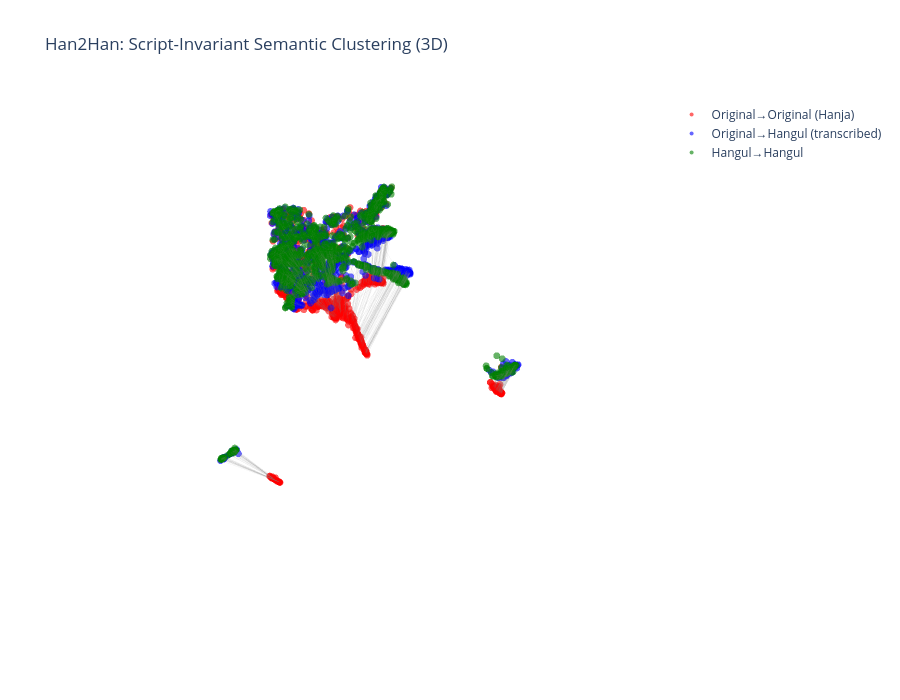

Notebook code cell kept with this figure:
### Markdown cell above
### 3D

### Code cell
import plotly.graph_objects as go

# fit UMAP on all data together (shared embedding space) - 3D
reducer = umap.UMAP(
    n_components=3,
    random_state=202,
    n_neighbors=30,
    min_dist=0.1,
    metric='cosine',
    spread=0.5,
    init='random'
)
all_3d = reducer.fit_transform(all_embs)

# split back into the three conditions
embs_o_o_3d = all_3d[:len(embs_o_o)]
embs_o_h_3d = all_3d[len(embs_o_o):len(embs_o_o) + len(embs_o_h)]
embs_h_h_3d = all_3d[len(embs_o_o) + len(embs_o_h):]

# create plotly figure
fig = go.Figure()

# add scatter points for each condition
fig.add_trace(go.Scatter3d(
    x=embs_o_o_3d[:, 0], y=embs_o_o_3d[:, 1], z=embs_o_o_3d[:, 2],
    mode='markers',
    marker=dict(size=4, color='red', opacity=0.6),
    name='Original→Original (Hanja)'
))
fig.add_trace(go.Scatter3d(
    x=embs_o_h_3d[:, 0], y=embs_o_h_3d[:, 1], z=embs_o_h_3d[:, 2],
    mode='markers',
    marker=dict(size=4, color='blue', opacity=0.6),
    name='Original→Hangul (transcribed)'
))
fig.add_trace(go.Scatter3d(
    x=embs_h_h_3d[:, 0], y=embs_h_h_3d[:, 1], z=embs_h_h_3d[:, 2],
    mode='markers',
    marker=dict(size=4, color='green', opacity=0.6),
    name='Hangul→Hangul'
))

# add connecting lines for same documents
for i in range(len(df)):
    fig.add_trace(go.Scatter3d(
        x=[embs_o_o_3d[i, 0], embs_o_h_3d[i, 0], embs_h_h_3d[i, 0]],
        y=[embs_o_o_3d[i, 1], embs_o_h_3d[i, 1], embs_h_h_3d[i, 1]],
        z=[embs_o_o_3d[i, 2], embs_o_h_3d[i, 2], embs_h_h_3d[i, 2]],
        mode='lines',
        line=dict(color='gray', width=1),
        opacity=0.1,
        showlegend=False
    ))

fig.update_layout(
    title='Han2Han: Script-Invariant Semantic Clustering (3D)',
    scene=dict(
        xaxis=dict(visible=False),
        yaxis=dict(visible=False),
        zaxis=dict(visible=False),
        bgcolor='white',
    ),
    paper_bgcolor='white',
    plot_bgcolor='white',
    width=900,
    height=700
)

fig.show()
